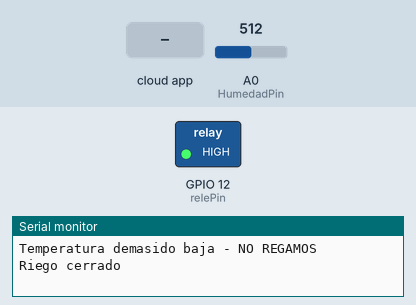
Recording of a sketch running on a simulated ESP8266 (NodeMCU). Parts: switched loads named in the sketch (green lamp = pin HIGH), the last lines printed to the serial monitor. The inputs (shaded band) are chosen by the test bench; at power-on: A0 (HumedadPin) = 512. WiFi joins after 1.5 s; servers stay silent unless stated; no MQTT or app messages arrive unless stated.

Above: at 4.7 s.
4.8 s: the phone or cloud app sets manual to 1
At 15.4 s:
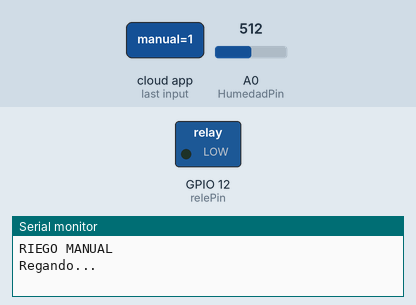
18.8 s: the phone or cloud app sets humedad to 0
29.5 s: the phone or cloud app sets celsius to 0
43.1 s: the phone or cloud app sets hora to 0
56.6 s: the phone or cloud app sets manual to 0
59.6 s: A0 (HumedadPin) set to 306
Timing chart, 0 to 62.6 s (numbered marks = the images above; inputs shaded):
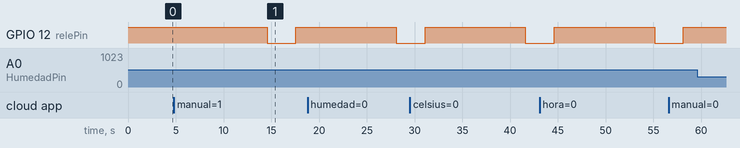

The sketch:

SensorHumedad.ino
```cpp
#include <ESP8266WiFi.h>
#include "Adafruit_MQTT.h"
#include "Adafruit_MQTT_Client.h"

/************************* Parámetros de conexión red WiFi WiFi *********************************/
#define WLAN_SSID       "TELEPORTE.es 0D8_927750750"
#define WLAN_PASS       "RqnMiaPe@#76:01+"

/************************* Parámatros de conexión Servidor MQTT (e.g., Adafruit.io) *********************************/
#define AIO_SERVER      "192.168.2.106"
#define AIO_SERVERPORT  1883                   //8883 para SSL
//#define AIO_USERNAME    "bordiales"
//#define AIO_KEY         "f870d1bc5f844618a8f2a4c1b06bf991"

#define HumedadPin A0
#define relePin 12
//#define LED_GPIO 16

/************ Variables para cliente WiFi y cliente MQTT ******************/
// Crea un cliente ESP8266
WiFiClient client; //usar: WiFiClientSecure client; para cliente SSL

// Crea el cliente MQTT
Adafruit_MQTT_Client mqtt(&client, AIO_SERVER, AIO_SERVERPORT);

/****************************** Canales (Feeds) ***************************************/
// La ruta cambia según el servidor MQTT usado, para Adafruit.io: <username>/feeds/<feedname>


//SUSCRIPCIONES
Adafruit_MQTT_Subscribe canalhora = Adafruit_MQTT_Subscribe(&mqtt, "fecha/hora");
Adafruit_MQTT_Subscribe canalhumedad = Adafruit_MQTT_Subscribe(&mqtt, "tiempo/humedad");
Adafruit_MQTT_Subscribe canaltemperatura = Adafruit_MQTT_Subscribe(&mqtt, "tiempo/celsius");
Adafruit_MQTT_Subscribe canalriegomanual = Adafruit_MQTT_Subscribe(&mqtt, "jardin/riego/manual");


//PUBLIC
// Publicaremos en un canal el valor del sensor de humedad, el canal se llamara "canalhumedad"
Adafruit_MQTT_Publish canalsuelo = Adafruit_MQTT_Publish(&mqtt, "jardin/tiempo/humedad");

// Publicaremos en un canal el valor 1 cada vez que se riege, el canal se llamara "canalriego"
Adafruit_MQTT_Publish canalriego = Adafruit_MQTT_Publish(&mqtt, "jardin/riego/automatico");

// Variable para el calculo de humedad para su envío
unsigned int porcentajeHumedad;

//Variable para el control de errores de envío al publicar
unsigned int errorPublicacion;
// Función para conectar inicialmente y reconectar cuando se haya perdido la conexión al servidor MQTT

  uint16_t humedad;
  uint16_t temperatura;
  uint16_t hora;
  char riegomanual;

void MQTT_connect() {
  int8_t ret;

  if (!mqtt.connected()) {

    Serial.println("Conectando al servidor MQTT... ");

    uint8_t intentos = 3;
    while ((ret = mqtt.connect()) != 0) { // connect devuelve 0 cuando se ha conectado correctamente y el código de error correspondiente en caso contrario
      Serial.println(mqtt.connectErrorString(ret)); // (sólo interesante para debug)
      Serial.println("Reintentando dentro de 3 segundos...");
      mqtt.disconnect();
      delay(3000);  // esperar 3 segundos
      if (! intentos--) { //decrementamos el número de intentos hasta que sea cero
        while (1);  // El ESP8266 no soporta los while(1) sin código dentro, se resetea automáticamente, así que estamos forzando un reset
          //Si no quisieramos que se resetease, dentro del while(1) habría que incluir al menos una instrucción, por ejemplo delay(1); o yield();
      }
    }
    Serial.println("MQTT conectado");
  }
}

void WIFI_connect() {
  // Poner el módulo WiFi en modo station (este modo permite de serie el "light sleep" para consumir menos
  // y desconectar de cualquier red a la que pudiese estar previamente conectado
  WiFi.mode(WIFI_STA);
  WiFi.disconnect();
  delay(2000);

  // Conectamos a la WiFi
  Serial.println("Conectando a la red WiFi");

  WiFi.begin(WLAN_SSID, WLAN_PASS);
  while (WiFi.status() != WL_CONNECTED) { //Nos quedamos esperando hasta que conecte
    delay(500);
    Serial.print(".");
  }
  Serial.println(" conectado.");
}

void regar(){
  digitalWrite(relePin,LOW);
  //digitalWrite(LED_GPIO, HIGH);
  Serial.println("Regando...\n");
  canalriego.publish("SI");
  delay(3000);
  digitalWrite(relePin,HIGH);
  canalriego.publish("NO");
  Serial.println("Fin riego\n");

}

void noregar(){
   digitalWrite(relePin,HIGH);
   //digitalWrite(LED_GPIO, LOW);
   Serial.println("Riego cerrado");
   canalriego.publish("NO");
}


void setup() {

   Serial.begin(115200);

   pinMode(HumedadPin,INPUT);
   pinMode(relePin,OUTPUT);
   //pinMode(LED_GPIO, OUTPUT);
   digitalWrite(relePin,HIGH); //creo que el rele funciona con lógica inversa, arrancamos con el rele apagado

   //Conectamos a la WiFi
  WIFI_connect();

  // Nos subscribimos a los canales
  mqtt.subscribe(&canalhumedad);
  mqtt.subscribe(&canaltemperatura);
  mqtt.subscribe(&canalhora);
  mqtt.subscribe(&canalriegomanual);
}

void loop()
{


  MQTT_connect();

   //ESCUCHAMOS LOS CANALES A LOS QUE ESTAMOS SUSCRITOS
//hora= 10;
//temperatura = 20;
 Adafruit_MQTT_Subscribe *subscription;
    while ((subscription = mqtt.readSubscription(500))) {

      if(subscription == &canalhumedad){
         humedad = atoi((char *)canalhumedad.lastread);
         Serial.print("Canal humedad = ");
         Serial.println((char *)canalhumedad.lastread);
      }
       if (subscription == &canalhora){
        hora = atoi((char *)canalhora.lastread);
        Serial.print("Canal hora = ");
        Serial.println((char *)canalhora.lastread);
      }

      if (subscription == &canaltemperatura){
        temperatura = atoi((char *)canaltemperatura.lastread);
        Serial.print("Canal temperatura = ");
        Serial.println((char *)canaltemperatura.lastread);
      }
      if(subscription == &canalriegomanual){
         riegomanual = atoi((char *)canalriegomanual.lastread);
         Serial.print("Canal riego manual = ");
         Serial.println((char *)canalriegomanual.lastread);
      }

    }

  //PUBLICAMOS LA HUMEDAD LEIDA POR NUESTRO SENSOR

  porcentajeHumedad = map(analogRead(HumedadPin), 0, 1023, 100, 0);
  //porcentajeHumedad = analogRead(HumedadPin) * 100 / 1024; //Los valores leidos por el sensor van de 0 a 1024, los transformamos de 0 a 100%

  //Si no hay error de publicación, la función devuelve 0, sino el código de error correspondiente (sólo interesante para debug)
  if (! (errorPublicacion = canalsuelo.publish(porcentajeHumedad))) {
    Serial.print("Error de publicación (error ");
    Serial.print(errorPublicacion);
    Serial.println(")");
  }

  Serial.print("humedad suelo = ");
  Serial.print(porcentajeHumedad);
  Serial.print("% -- ");

  Serial.print("humedad tiempo = ");
  Serial.print(humedad);
  Serial.print("% -- ");

  Serial.print("temperatura = ");
  Serial.print(temperatura);
  Serial.print(" -- ");

  Serial.print("hora = ");
  Serial.println(hora);

  if (riegomanual==0){
    if(porcentajeHumedad < 70){ //tierra seca
      if (humedad < 80){ //poca humedad en el ambiente
        if (temperatura > 25){
          if (hora > 20 || hora < 8){
            //REGAMOS. Tiempo poco humedo, temperatura alta y buena hora
            Serial.println("Tiempo poco humedo, temperatura alta y buena hora - REGAMOS");
            regar();
          }
          else{ //horas de sol
            //NO REGAMOS
            Serial.println("Tiempo poco humedo, temperatura alta y horas de sol - NO REGAMOS");
            noregar();
          }
        }
        else{//temperatura baja
          //REGAMOS
          if (temperatura > 5){
          Serial.println("Tiempo poco humedo, temperatura baja - REGAMOS");
          regar();
          }
          else{
            Serial.println("Temperatura demasido baja - NO REGAMOS");
            noregar();
          }
        }
      }
      else {
          //NO REGAMOS, TIEMPO HUMEDO
          Serial.println("Tiempo humedo - NO REGAMOS");
          noregar();
        }
    }
    else { //NO REGAMOS, SUELO HUMEDO
    Serial.println("Suelo humedo - NO REGAMOS");
    noregar();
  }
  }
  else{
    Serial.println("RIEGO MANUAL");
    regar();
  }

   delay(10000);
   //digitalWrite(bombaPin,LOW);

}
```

Measured:
- after the input at 4.8 s, GPIO 12 (relePin): HIGH → LOW after 9.8 s, → HIGH 3.0 s later
